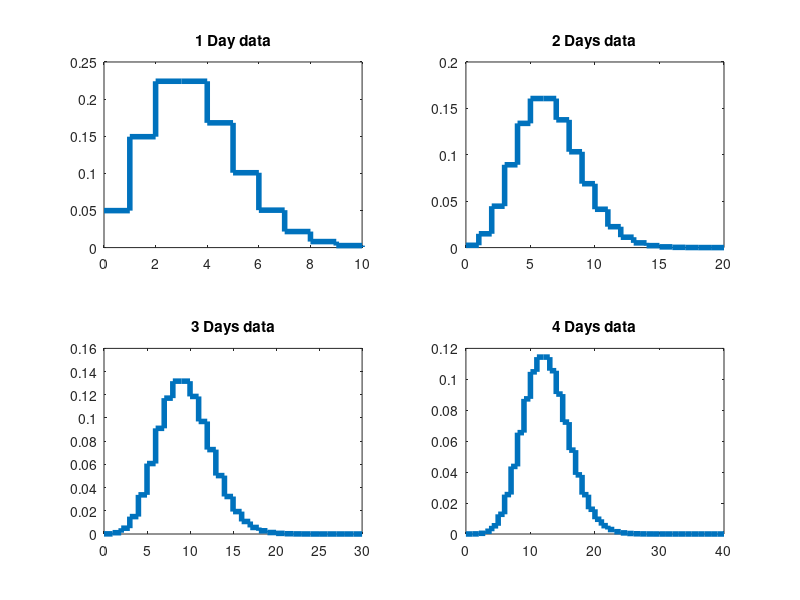
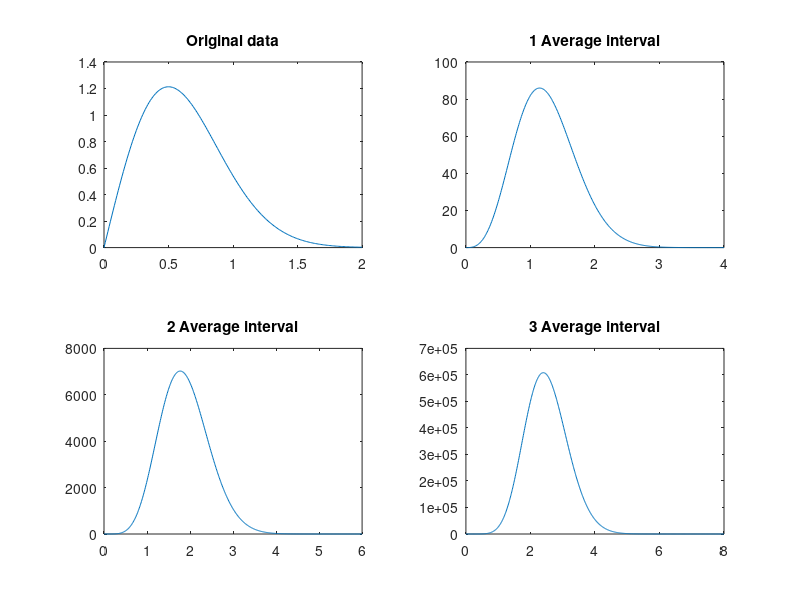
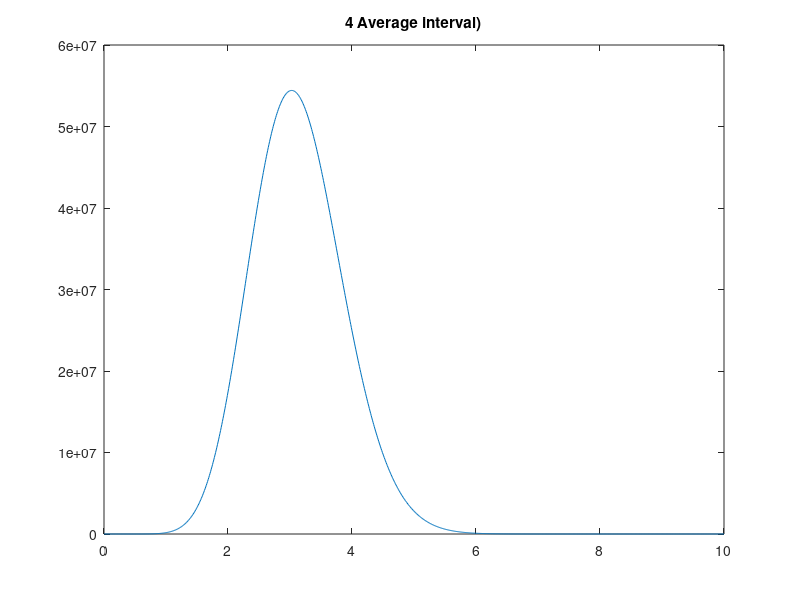
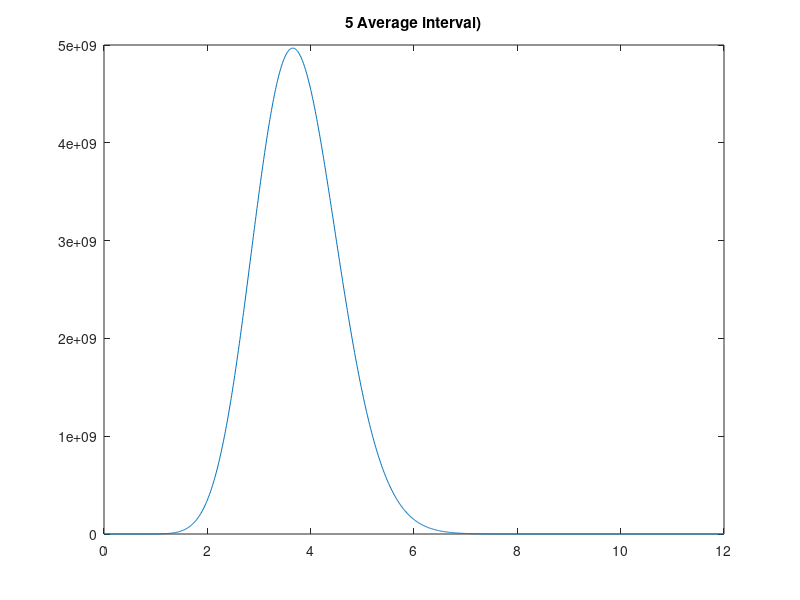

These figures' MATLAB source, in order:
clc;
clear;
%1
%A
%While summing for more days the distribution remain same.
x = 0:10;
poisson1 = poisspdf(x,3);
figure()
subplot(2,2,1)
stairs(x,poisson1,"LineWidth",4);
title('1 Day data')
 
x = 0:20;
poisson2 = conv(poisson1,poisson1);
subplot(2,2,2)
stairs(x,poisson2,"LineWidth",4);
title('2 Days data')
 
x = 0:30;
poisson3 = conv(poisson2,poisson1);
subplot(2,2,3)
stairs(x,poisson3,"LineWidth",4);
title('3 Days data')
 
x = 0:40;
poisson4 = conv(poisson3,poisson1);
subplot(2,2,4)
stairs(x,poisson4,"LineWidth",4);
title('4 Days data');
%B
%After five days convolution the summed probability distribution remain same.
%The summed distribution remain same because convolution 
%represents the area of overlap under two distribution. Since both
%distributions are same the overlap should remain same.
%Since the data from each day is poisson distribution,the sum of poisson
%distribution should remain with different mean.
%C
%Since the data from each day is poisson distribution,the sum of poisson
%distribution should remain poisson with increased mean.

%2
%A
x = 0:2/200:2;
probd = raylpdf(x,0.5);

figure()
subplot(2,2,1)
plot(x,probd)
title('Original data')

x = 0:0.01:4;
probd1 = conv(probd,probd);
subplot(2,2,2)
plot(x,probd1)
title('1 Average interval')

x = 0:0.01:6;
probd2 = conv(probd1,probd);
subplot(2,2,3)
plot(x,probd2)
title('2 Average interval')

x = 0:0.01:8;
probd3 = conv(probd2,probd);
subplot(2,2,4)
plot(x,probd3)
title('3 Average interval')
%The distribution will be less skew and getting closer to Gaussian distribution over
%more observing intervals.The new distribution have a higher peak.
%B
probd4 = conv(probd3,probd);
x = 0:0.01:(length(probd4)-1)*0.01;
figure()
plot(x,probd4)
title('4 Average interval)')

probd5 = conv(probd4,probd);
x = 0:0.01:(length(probd5)-1)*0.01;
figure()
plot(x,probd5)
title('5 Average interval)')

probd6 = conv(probd5,probd);
x = 0:0.01:(length(probd6)-1)*0.01;
figure()
plot(x,probd6)
title('6 Average interval)')
%After 6 convolution graph looks similar to Gaussian distribution.I think
%it would reach gaussian distribution once the mean reach center of
%distribution.

%3
%A
%Set width as 10, and Y as 19.97
X = 4;
Y = 19.97;
%The background distribution graph
bg = makedist('Normal','sigma',X);
x = -30:30;
figure()
plot(x,pdf(bg,x))
title('Background')
%Assume all signal strength is larger than Y is the signal we want
s_pd = 1-cdf(bg,Y)
sigma = norminv(1-s_pd)
%sigma =  4.9925<5, therefore it isn't a discovery but really close
%B
%what is the probability distribution with same but 10k larger background?
%Probability distribution function of 10k pixels should be 10k*background pdf.
N = 10000;
figure()
plot(x,N*pdf(bg,x))
title('Background with 10k pixels')

%C
s_pd2 = N*s_pd;
sigma2 = norminv(1-s_pd2)
%sigma of 10k pixel is 2.75
%A
pd_5 = normcdf(5);
signal = icdf(bg,1-pd_5)
%signal required for a 5-sigma detection in Version 1 is -20
%B
signal2 = icdf(bg,1-pd_5/N)
%signal required for a 5-sigma detection in Version 2 is 14.8761
%C
%For factor of 10k, signal must be brighter than signal2 which is 14.8761
%The the sensitivity penalty is neglect compare to large factors.
%D
%The probability within 5 sigma of a standard normal distribution will
%not change. But if trials factor decrease with orders the 
%5-sigma sensitivity penalty will not be neglectable.